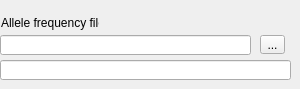
            <widget class="QWidget" name="page_21">
             <widget class="QLineEdit" name="lineEdit_11">
              <property name="geometry">
               <rect>
                <x>0</x>
                <y>35</y>
                <width>251</width>
                <height>20</height>
               </rect>
              </property>
              <property name="alignment">
               <set>Qt::AlignLeading|Qt::AlignLeft|Qt::AlignVCenter</set>
              </property>
              <property name="readOnly">
               <bool>true</bool>
              </property>
              <property name="placeholderText">
               <string/>
              </property>
             </widget>
             <widget class="QLabel" name="label_51">
              <property name="geometry">
               <rect>
                <x>1</x>
                <y>15</y>
                <width>98</width>
                <height>16</height>
               </rect>
              </property>
              <property name="text">
               <string>Allele frequency file</string>
              </property>
             </widget>
             <widget class="QToolButton" name="toolButton_2">
              <property name="geometry">
               <rect>
                <x>260</x>
                <y>35</y>
                <width>25</width>
                <height>19</height>
               </rect>
              </property>
              <property name="text">
               <string>...</string>
              </property>
             </widget>
             <widget class="QLineEdit" name="lineEdit_2">
              <property name="geometry">
               <rect>
                <x>0</x>
                <y>60</y>
                <width>291</width>
                <height>20</height>
               </rect>
              </property>
              <property name="readOnly">
               <bool>true</bool>
              </property>
             </widget>
            </widget>
